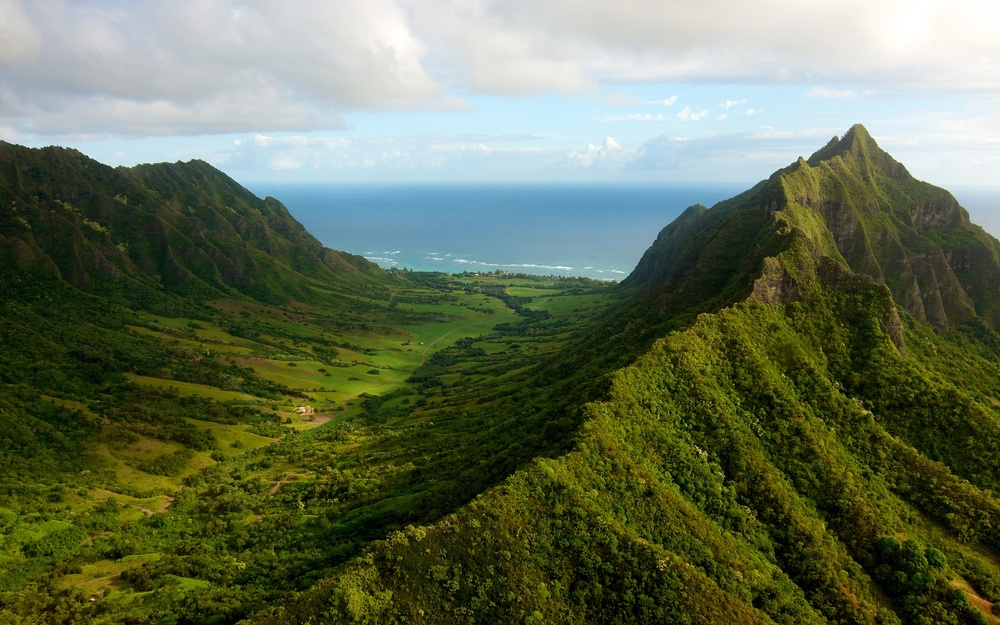
#> input picture grama.jpg, 1000 x 625 px, shrunk from 2560 x 1600 before the run
$ python zoomOut.py
#> lines starting #> are read from the running program, lines starting #| are printed output that depends on the picture
### zoomOut/utils.py
from PIL import Image
from random import randint
import itertools

# [13 lines left out: function get_image_pixels, not called in this run]

def create_new_image(image_name, image_data):
    width = max(set([data.get('coordinates', (0,0))[0] for data in image_data])) + 1
    height = max(set([data.get('coordinates', (0,0))[1] for data in image_data])) + 1
    image = Image.new('RGB', (width, height))
    for pixel_data in image_data:
        image.putpixel(pixel_data.get('coordinates', (0,0)), pixel_data.get('pixel', (0,0,0)))
    image.save(image_name, 'JPEG')
    image.show()


def getRGBfromI(RGBint):
    blue =  RGBint & 255
    green = (RGBint >> 8) & 255
    red =   (RGBint >> 16) & 255
    return (red, green, blue)

def getIfromRGB(rgb):
    red = rgb[0]
    green = rgb[1]
    blue = rgb[2]
    RGBint = (red<<16) + (green<<8) + blue
    return RGBint

### zoomOut/zoomOut.py
import cv2
import numpy as np
import PIL
from PIL import Image
import utils

def zoom_out(image_name, step):
#> called with image_name = '../grama.jpg', step = 4
    image = Image.open(image_name)
#> image is the input picture: PIL image 1000x625 RGB; mean R, G, B 100.5, 111, 84.7

    width = range(0, image.size[0], step)
    height = range(0, image.size[1], step)

    image_data = []
    new_x = 0
    new_y = 0

    for x in width:
        new_y = 0
        for y in height:
            quadrants = [(x, y), (x + 1, y), (x, y + 1), (x + 1, y + 1)]

            int_rgb_total = 0
            for quadrant in quadrants:
                if x <= image.size[0] and y <= image.size[1]:
                    pixel = image.getpixel((x,y))
                    int_rgb_total += utils.getIfromRGB(pixel)
                else:
                    quadrants.remove(quadrant)
            new_pixel_int = round(int_rgb_total / len(quadrants))

            new_pixel = utils.getRGBfromI(int(new_pixel_int))
            image_data.append({
                'coordinates': (new_x, new_y),
                'pixel': new_pixel
            })
            new_y = new_y + 1
        new_x = new_x + 1
    utils.create_new_image('zoom_out.jpg', image_data)
#> in create_new_image, `image = Image.new('RGB', (width, height))`: image: PIL image 250x157 RGB; every value is 0
#> the loop in create_new_image, `for pixel_data in image_data:` made 39250 passes
#> pixel_data on passes 1 to 3: {'coordinates': (0, 0), 'pixel': (206, 204, 205)}, {'coordinates': (0, 1), 'pixel': (206, 205, 203)}, {'coordinates': (0, 2), 'pixel': (212, 211, 209)}
#> after the loop in create_new_image, `for pixel_data in image_data:`:
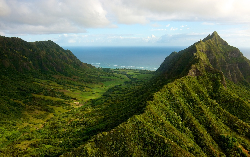
#> image: PIL image 250x157 RGB; mean R, G, B 100.6, 111, 84.7

zoom_out('../grama.jpg', 4)
